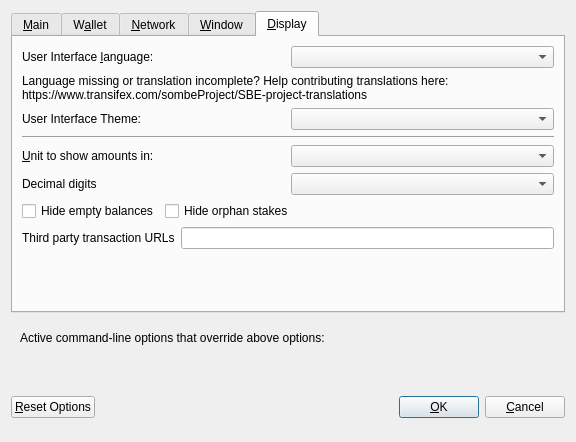
<?xml version="1.0" encoding="UTF-8"?>
<ui version="4.0">
 <class>OptionsDialog</class>
 <widget class="QDialog" name="OptionsDialog">
  <property name="geometry">
   <rect>
    <x>0</x>
    <y>0</y>
    <width>576</width>
    <height>442</height>
   </rect>
  </property>
  <property name="windowTitle">
   <string>Options</string>
  </property>
  <property name="modal">
   <bool>true</bool>
  </property>
  <layout class="QVBoxLayout" name="verticalLayout">
   <item>
    <widget class="QTabWidget" name="tabWidget">
     <property name="currentIndex">
      <number>4</number>
     </property>
     <widget class="QWidget" name="tabMain">
      <attribute name="title">
       <string>&amp;Main</string>
      </attribute>
      <layout class="QVBoxLayout" name="verticalLayout_Main">
       <item>
        <widget class="QCheckBox" name="bitcoinAtStartup">
         <property name="toolTip">
          <string>Automatically start Sombe after logging in to the system.</string>
         </property>
         <property name="text">
          <string>&amp;Start Sombe on system login</string>
         </property>
        </widget>
       </item>
       <item>
        <layout class="QHBoxLayout" name="horizontalLayout_2_Main">
         <item>
          <widget class="QLabel" name="databaseCacheLabel">
           <property name="text">
            <string>Size of &amp;database cache</string>
           </property>
           <property name="textFormat">
            <enum>Qt::PlainText</enum>
           </property>
           <property name="buddy">
            <cstring>databaseCache</cstring>
           </property>
          </widget>
         </item>
         <item>
          <widget class="QSpinBox" name="databaseCache"/>
         </item>
         <item>
          <widget class="QLabel" name="databaseCacheUnitLabel">
           <property name="text">
            <string>MB</string>
           </property>
           <property name="textFormat">
            <enum>Qt::PlainText</enum>
           </property>
          </widget>
         </item>
         <item>
          <spacer name="horizontalSpacer_2_Main">
           <property name="orientation">
            <enum>Qt::Horizontal</enum>
           </property>
           <property name="sizeHint" stdset="0">
            <size>
             <width>40</width>
             <height>20</height>
            </size>
           </property>
          </spacer>
         </item>
        </layout>
       </item>
       <item>
        <layout class="QHBoxLayout" name="horizontalLayout_3_Main">
         <item>
          <widget class="QLabel" name="threadsScriptVerifLabel">
           <property name="text">
            <string>Number of script &amp;verification threads</string>
           </property>
           <property name="textFormat">
            <enum>Qt::PlainText</enum>
           </property>
           <property name="buddy">
            <cstring>threadsScriptVerif</cstring>
           </property>
          </widget>
         </item>
         <item>
          <widget class="QSpinBox" name="threadsScriptVerif">
           <property name="toolTip">
            <string>(0 = auto, &lt;0 = leave that many cores free)</string>
           </property>
          </widget>
         </item>
         <item>
          <spacer name="horizontalSpacer_3_Main">
           <property name="orientation">
            <enum>Qt::Horizontal</enum>
           </property>
           <property name="sizeHint" stdset="0">
            <size>
             <width>40</width>
             <height>20</height>
            </size>
           </property>
          </spacer>
         </item>
        </layout>
       </item>
       <item>
        <spacer name="verticalSpacer_2">
         <property name="orientation">
          <enum>Qt::Vertical</enum>
         </property>
         <property name="sizeHint" stdset="0">
          <size>
           <width>20</width>
           <height>40</height>
          </size>
         </property>
        </spacer>
       </item>
       <item>
        <layout class="QHBoxLayout" name="horiz-autominting-layout">
         <item>
          <widget class="QCheckBox" name="checkBoxZeromintEnable">
           <property name="toolTip">
            <string>Enable automatic minting of SBE units to zSBE</string>
           </property>
           <property name="layoutDirection">
            <enum>Qt::LeftToRight</enum>
           </property>
           <property name="text">
            <string>Enable zSBE Automint</string>
           </property>
          </widget>
         </item>
         <item>
          <widget class="QCheckBox" name="checkBoxZeromintAddresses">
           <property name="toolTip">
            <string>Enable automatic zSBE minting from specific addresses</string>
           </property>
           <property name="layoutDirection">
            <enum>Qt::LeftToRight</enum>
           </property>
           <property name="text">
            <string>Enable Automint Addresses</string>
           </property>
          </widget>
         </item>
        </layout>
       </item>
       <item>
        <layout class="QHBoxLayout" name="horizontalLayout_3">
         <item>
          <widget class="QLabel" name="percentage_label">
           <property name="toolTip">
            <string>Percentage of incoming SBE which get automatically converted to zSBE via Zerocoin Protocol (min: 10%)</string>
           </property>
           <property name="text">
            <string>Percentage of autominted zSBE</string>
           </property>
          </widget>
         </item>
         <item>
          <widget class="QSpinBox" name="zeromintPercentage">
           <property name="minimum">
            <number>1</number>
           </property>
           <property name="maximum">
            <number>100</number>
           </property>
          </widget>
         </item>
        </layout>
       </item>
       <item>
        <layout class="QHBoxLayout" name="horizontalLayout" stretch="0,0">
         <property name="sizeConstraint">
          <enum>QLayout::SetFixedSize</enum>
         </property>
         <item>
          <widget class="QLabel" name="labelPreferredDenom">
           <property name="maximumSize">
            <size>
             <width>16777215</width>
             <height>16777215</height>
            </size>
           </property>
           <property name="toolTip">
            <string>Wait with automatic conversion to Zerocoin until enough SBE for this denomination is available</string>
           </property>
           <property name="text">
            <string>Preferred Automint zSBE Denomination</string>
           </property>
          </widget>
         </item>
         <item>
          <widget class="QComboBox" name="preferredDenom">
           <property name="maximumSize">
            <size>
             <width>16777215</width>
             <height>27</height>
            </size>
           </property>
           <property name="toolTip">
            <string>Wait with automatic conversion to Zerocoin until enough SBE for this denomination is available</string>
           </property>
           <property name="maxVisibleItems">
            <number>9</number>
           </property>
           <property name="maxCount">
            <number>9</number>
           </property>
          </widget>
         </item>
        </layout>
       </item>
      </layout>
     </widget>
     <widget class="QWidget" name="tabWallet">
      <attribute name="title">
       <string>W&amp;allet</string>
      </attribute>
      <layout class="QVBoxLayout" name="verticalLayout_Wallet">
       <item>
        <layout class="QHBoxLayout" name="horizontalLayout_2_Wallet">
         <item>
          <widget class="QLabel" name="labelStakeSplitThresholdText">
           <property name="text">
            <string>Stake split threshold:</string>
           </property>
          </widget>
         </item>
         <item>
          <widget class="QSpinBox" name="spinBoxStakeSplitThreshold">
           <property name="minimum">
            <number>1</number>
           </property>
           <property name="maximum">
            <number>999999</number>
           </property>
          </widget>
         </item>
        </layout>
       </item>
       <item>
        <widget class="QGroupBox" name="groupBox">
         <property name="title">
          <string>Expert</string>
         </property>
         <layout class="QVBoxLayout" name="verticalLayout_2">
          <item>
           <widget class="QCheckBox" name="coinControlFeatures">
            <property name="toolTip">
             <string>Whether to show coin control features or not.</string>
            </property>
            <property name="text">
             <string>Enable coin &amp;control features</string>
            </property>
           </widget>
          </item>
          <item>
           <widget class="QCheckBox" name="showMasternodesTab">
            <property name="toolTip">
             <string>Show additional tab listing all your masternodes in first sub-tab&lt;br/&gt;and all masternodes on the network in second sub-tab.</string>
            </property>
            <property name="text">
             <string>Show Masternodes Tab</string>
            </property>
           </widget>
          </item>
          <item>
           <widget class="QCheckBox" name="spendZeroConfChange">
            <property name="toolTip">
             <string>If you disable the spending of unconfirmed change, the change from a transaction&lt;br/&gt;cannot be used until that transaction has at least one confirmation.&lt;br/&gt;This also affects how your balance is computed.</string>
            </property>
            <property name="text">
             <string>&amp;Spend unconfirmed change</string>
            </property>
           </widget>
          </item>
         </layout>
        </widget>
       </item>
       <item>
        <spacer name="verticalSpacer_Wallet">
         <property name="orientation">
          <enum>Qt::Vertical</enum>
         </property>
         <property name="sizeHint" stdset="0">
          <size>
           <width>20</width>
           <height>40</height>
          </size>
         </property>
        </spacer>
       </item>
      </layout>
     </widget>
     <widget class="QWidget" name="tabNetwork">
      <attribute name="title">
       <string>&amp;Network</string>
      </attribute>
      <layout class="QVBoxLayout" name="verticalLayout_Network">
       <item>
        <widget class="QCheckBox" name="mapPortUpnp">
         <property name="toolTip">
          <string>Automatically open the Sombe client port on the router. This only works when your router supports UPnP and it is enabled.</string>
         </property>
         <property name="text">
          <string>Map port using &amp;UPnP</string>
         </property>
        </widget>
       </item>
       <item>
        <widget class="QCheckBox" name="allowIncoming">
         <property name="toolTip">
          <string>Accept connections from outside</string>
         </property>
         <property name="text">
          <string>Allow incoming connections</string>
         </property>
        </widget>
       </item>
       <item>
        <widget class="QCheckBox" name="connectSocks">
         <property name="toolTip">
          <string>Connect to the Sombe network through a SOCKS5 proxy.</string>
         </property>
         <property name="text">
          <string>&amp;Connect through SOCKS5 proxy (default proxy):</string>
         </property>
        </widget>
       </item>
       <item>
        <layout class="QHBoxLayout" name="horizontalLayout_1_Network">
         <item>
          <widget class="QLabel" name="proxyIpLabel">
           <property name="text">
            <string>Proxy &amp;IP:</string>
           </property>
           <property name="textFormat">
            <enum>Qt::PlainText</enum>
           </property>
           <property name="buddy">
            <cstring>proxyIp</cstring>
           </property>
          </widget>
         </item>
         <item>
          <widget class="QValidatedLineEdit" name="proxyIp">
           <property name="minimumSize">
            <size>
             <width>140</width>
             <height>0</height>
            </size>
           </property>
           <property name="maximumSize">
            <size>
             <width>140</width>
             <height>16777215</height>
            </size>
           </property>
           <property name="toolTip">
            <string>IP address of the proxy (e.g. IPv4: 127.0.0.1 / IPv6: ::1)</string>
           </property>
          </widget>
         </item>
         <item>
          <widget class="QLabel" name="proxyPortLabel">
           <property name="text">
            <string>&amp;Port:</string>
           </property>
           <property name="textFormat">
            <enum>Qt::PlainText</enum>
           </property>
           <property name="buddy">
            <cstring>proxyPort</cstring>
           </property>
          </widget>
         </item>
         <item>
          <widget class="QLineEdit" name="proxyPort">
           <property name="minimumSize">
            <size>
             <width>55</width>
             <height>0</height>
            </size>
           </property>
           <property name="maximumSize">
            <size>
             <width>55</width>
             <height>16777215</height>
            </size>
           </property>
           <property name="toolTip">
            <string>Port of the proxy (e.g. 9050)</string>
           </property>
          </widget>
         </item>
         <item>
          <spacer name="horizontalSpacer_1_Network">
           <property name="orientation">
            <enum>Qt::Horizontal</enum>
           </property>
           <property name="sizeHint" stdset="0">
            <size>
             <width>40</width>
             <height>20</height>
            </size>
           </property>
          </spacer>
         </item>
        </layout>
       </item>
       <item>
        <spacer name="verticalSpacer_Network">
         <property name="orientation">
          <enum>Qt::Vertical</enum>
         </property>
         <property name="sizeHint" stdset="0">
          <size>
           <width>20</width>
           <height>40</height>
          </size>
         </property>
        </spacer>
       </item>
      </layout>
     </widget>
     <widget class="QWidget" name="tabWindow">
      <attribute name="title">
       <string>&amp;Window</string>
      </attribute>
      <layout class="QVBoxLayout" name="verticalLayout_Window">
       <item>
        <widget class="QCheckBox" name="minimizeToTray">
         <property name="toolTip">
          <string>Show only a tray icon after minimizing the window.</string>
         </property>
         <property name="text">
          <string>&amp;Minimize to the tray instead of the taskbar</string>
         </property>
        </widget>
       </item>
       <item>
        <widget class="QCheckBox" name="minimizeOnClose">
         <property name="toolTip">
          <string>Minimize instead of exit the application when the window is closed. When this option is enabled, the application will be closed only after selecting Quit in the menu.</string>
         </property>
         <property name="text">
          <string>M&amp;inimize on close</string>
         </property>
        </widget>
       </item>
       <item>
        <spacer name="verticalSpacer_Window">
         <property name="orientation">
          <enum>Qt::Vertical</enum>
         </property>
         <property name="sizeHint" stdset="0">
          <size>
           <width>20</width>
           <height>40</height>
          </size>
         </property>
        </spacer>
       </item>
      </layout>
     </widget>
     <widget class="QWidget" name="tabDisplay">
      <attribute name="title">
       <string>&amp;Display</string>
      </attribute>
      <layout class="QVBoxLayout" name="verticalLayout_Display">
       <item>
        <layout class="QHBoxLayout" name="horizontalLayout_1_Display">
         <item>
          <widget class="QLabel" name="langLabel">
           <property name="text">
            <string>User Interface &amp;language:</string>
           </property>
           <property name="textFormat">
            <enum>Qt::PlainText</enum>
           </property>
           <property name="buddy">
            <cstring>lang</cstring>
           </property>
          </widget>
         </item>
         <item>
          <widget class="QValueComboBox" name="lang">
           <property name="toolTip">
            <string>The user interface language can be set here. This setting will take effect after restarting Sombe.</string>
           </property>
          </widget>
         </item>
        </layout>
       </item>
       <item>
        <widget class="QLabel" name="label_3">
         <property name="toolTip">
          <string notr="true"/>
         </property>
         <property name="statusTip">
          <string notr="true"/>
         </property>
         <property name="whatsThis">
          <string notr="true"/>
         </property>
         <property name="accessibleName">
          <string notr="true"/>
         </property>
         <property name="text">
          <string>Language missing or translation incomplete? Help contributing translations here:
https://www.transifex.com/sombeProject/SBE-project-translations</string>
         </property>
         <property name="wordWrap">
          <bool>true</bool>
         </property>
         <property name="openExternalLinks">
          <bool>true</bool>
         </property>
         <property name="textInteractionFlags">
          <set>Qt::TextBrowserInteraction</set>
         </property>
        </widget>
       </item>
       <item>
        <layout class="QHBoxLayout" name="horizontalLayout_2_Display" stretch="0,0">
         <item>
          <widget class="QLabel" name="themeLabel">
           <property name="text">
            <string>User Interface Theme:</string>
           </property>
          </widget>
         </item>
         <item>
          <widget class="QValueComboBox" name="theme"/>
         </item>
        </layout>
       </item>
       <item>
        <widget class="Line" name="line">
         <property name="orientation">
          <enum>Qt::Horizontal</enum>
         </property>
        </widget>
       </item>
       <item>
        <layout class="QHBoxLayout" name="horizontalLayout_3_Display">
         <item>
          <widget class="QLabel" name="unitLabel">
           <property name="text">
            <string>&amp;Unit to show amounts in:</string>
           </property>
           <property name="textFormat">
            <enum>Qt::PlainText</enum>
           </property>
           <property name="buddy">
            <cstring>unit</cstring>
           </property>
          </widget>
         </item>
         <item>
          <widget class="QValueComboBox" name="unit">
           <property name="toolTip">
            <string>Choose the default subdivision unit to show in the interface and when sending coins.</string>
           </property>
          </widget>
         </item>
        </layout>
       </item>
       <item>
        <layout class="QHBoxLayout" name="horizontalLayout_4_Display">
         <item>
          <widget class="QLabel" name="digitsLabel">
           <property name="text">
            <string>Decimal digits</string>
           </property>
          </widget>
         </item>
         <item>
          <widget class="QValueComboBox" name="digits"/>
         </item>
        </layout>
       </item>
       <item>
        <layout class="QHBoxLayout" name="horizontalLayout_5_Display">
         <item>
          <widget class="QCheckBox" name="checkBoxHideZeroBalances">
           <property name="toolTip">
            <string>Hide empty balances</string>
           </property>
           <property name="layoutDirection">
            <enum>Qt::LeftToRight</enum>
           </property>
           <property name="text">
            <string>Hide empty balances</string>
           </property>
          </widget>
         </item>
         <item>
          <widget class="QCheckBox" name="checkBoxHideOrphans">
           <property name="toolTip">
            <string>Hide orphan stakes in transaction lists</string>
           </property>
           <property name="text">
            <string>Hide orphan stakes</string>
           </property>
          </widget>
         </item>
         <item>
          <spacer name="horizontalSpacer">
           <property name="orientation">
            <enum>Qt::Horizontal</enum>
           </property>
           <property name="sizeHint" stdset="0">
            <size>
             <width>40</width>
             <height>20</height>
            </size>
           </property>
          </spacer>
         </item>
        </layout>
       </item>
       <item>
        <layout class="QHBoxLayout" name="horizontalLayout_6_Display">
         <item>
          <widget class="QLabel" name="thirdPartyTxUrlsLabel">
           <property name="toolTip">
            <string>Third party URLs (e.g. a block explorer) that appear in the transactions tab as context menu items. %s in the URL is replaced by transaction hash. Multiple URLs are separated by vertical bar |.</string>
           </property>
           <property name="text">
            <string>Third party transaction URLs</string>
           </property>
           <property name="buddy">
            <cstring>thirdPartyTxUrls</cstring>
           </property>
          </widget>
         </item>
         <item>
          <widget class="QLineEdit" name="thirdPartyTxUrls">
           <property name="toolTip">
            <string>Third party URLs (e.g. a block explorer) that appear in the transactions tab as context menu items. %s in the URL is replaced by transaction hash. Multiple URLs are separated by vertical bar |.</string>
           </property>
          </widget>
         </item>
        </layout>
       </item>
       <item>
        <spacer name="verticalSpacer">
         <property name="orientation">
          <enum>Qt::Vertical</enum>
         </property>
         <property name="sizeHint" stdset="0">
          <size>
           <width>20</width>
           <height>40</height>
          </size>
         </property>
        </spacer>
       </item>
      </layout>
     </widget>
    </widget>
   </item>
   <item>
    <widget class="QFrame" name="frame">
     <layout class="QVBoxLayout" name="verticalLayout_Bottom">
      <item>
       <layout class="QHBoxLayout" name="horizontalLayout_Bottom">
        <item>
         <widget class="QLabel" name="overriddenByCommandLineInfoLabel">
          <property name="text">
           <string>Active command-line options that override above options:</string>
          </property>
          <property name="textFormat">
           <enum>Qt::PlainText</enum>
          </property>
         </widget>
        </item>
        <item>
         <spacer name="horizontalSpacer_Bottom">
          <property name="orientation">
           <enum>Qt::Horizontal</enum>
          </property>
          <property name="sizeHint" stdset="0">
           <size>
            <width>40</width>
            <height>20</height>
           </size>
          </property>
         </spacer>
        </item>
       </layout>
      </item>
      <item>
       <widget class="QLabel" name="overriddenByCommandLineLabel">
        <property name="text">
         <string/>
        </property>
        <property name="textFormat">
         <enum>Qt::PlainText</enum>
        </property>
        <property name="wordWrap">
         <bool>true</bool>
        </property>
       </widget>
      </item>
     </layout>
    </widget>
   </item>
   <item>
    <layout class="QHBoxLayout" name="horizontalLayout_Buttons">
     <item>
      <widget class="QPushButton" name="resetButton">
       <property name="toolTip">
        <string>Reset all client options to default.</string>
       </property>
       <property name="text">
        <string>&amp;Reset Options</string>
       </property>
       <property name="autoDefault">
        <bool>false</bool>
       </property>
      </widget>
     </item>
     <item>
      <spacer name="horizontalSpacer_1">
       <property name="orientation">
        <enum>Qt::Horizontal</enum>
       </property>
       <property name="sizeHint" stdset="0">
        <size>
         <width>40</width>
         <height>48</height>
        </size>
       </property>
      </spacer>
     </item>
     <item>
      <widget class="QLabel" name="statusLabel">
       <property name="minimumSize">
        <size>
         <width>200</width>
         <height>0</height>
        </size>
       </property>
       <property name="font">
        <font>
         <weight>75</weight>
         <bold>true</bold>
        </font>
       </property>
       <property name="text">
        <string/>
       </property>
       <property name="textFormat">
        <enum>Qt::PlainText</enum>
       </property>
       <property name="wordWrap">
        <bool>true</bool>
       </property>
      </widget>
     </item>
     <item>
      <spacer name="horizontalSpacer_2">
       <property name="orientation">
        <enum>Qt::Horizontal</enum>
       </property>
       <property name="sizeHint" stdset="0">
        <size>
         <width>40</width>
         <height>48</height>
        </size>
       </property>
      </spacer>
     </item>
     <item>
      <widget class="QPushButton" name="okButton">
       <property name="text">
        <string>&amp;OK</string>
       </property>
       <property name="autoDefault">
        <bool>false</bool>
       </property>
       <property name="default">
        <bool>true</bool>
       </property>
      </widget>
     </item>
     <item>
      <widget class="QPushButton" name="cancelButton">
       <property name="text">
        <string>&amp;Cancel</string>
       </property>
       <property name="autoDefault">
        <bool>false</bool>
       </property>
      </widget>
     </item>
    </layout>
   </item>
  </layout>
 </widget>
 <customwidgets>
  <customwidget>
   <class>QValidatedLineEdit</class>
   <extends>QLineEdit</extends>
   <header>qvalidatedlineedit.h</header>
  </customwidget>
  <customwidget>
   <class>QValueComboBox</class>
   <extends>QComboBox</extends>
   <header>qvaluecombobox.h</header>
  </customwidget>
 </customwidgets>
 <resources/>
 <connections/>
</ui>
